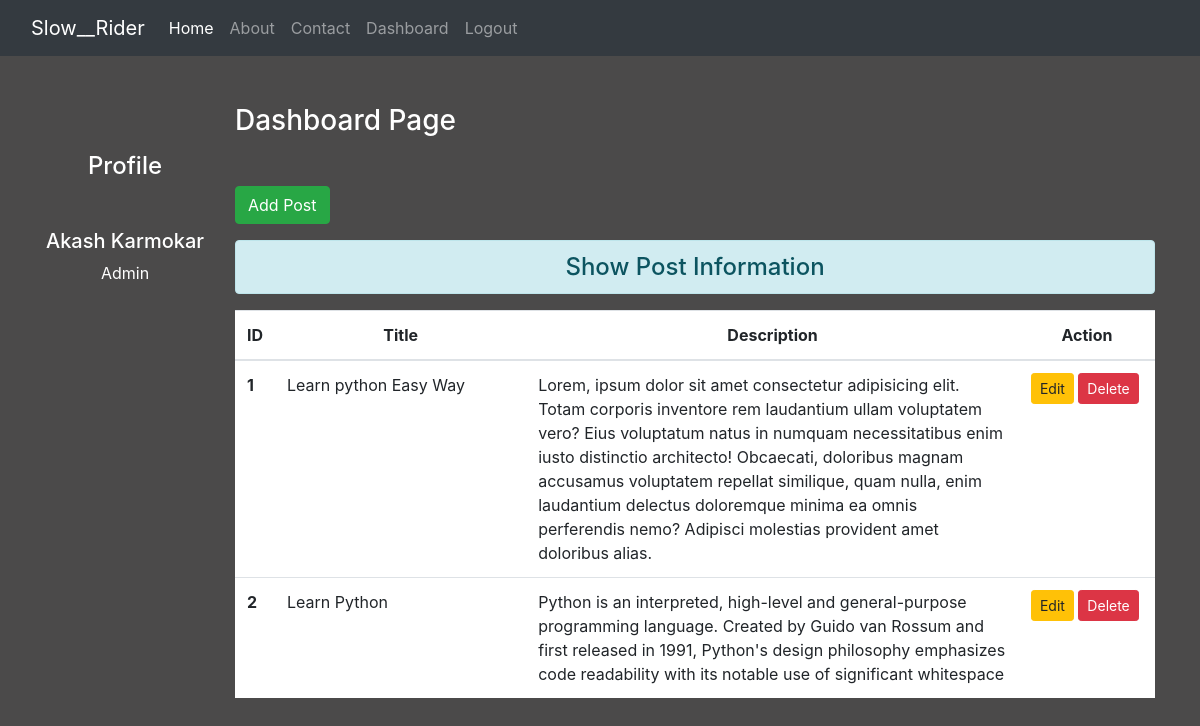
Page /dashboard/ (signed in) on the earlier database version.
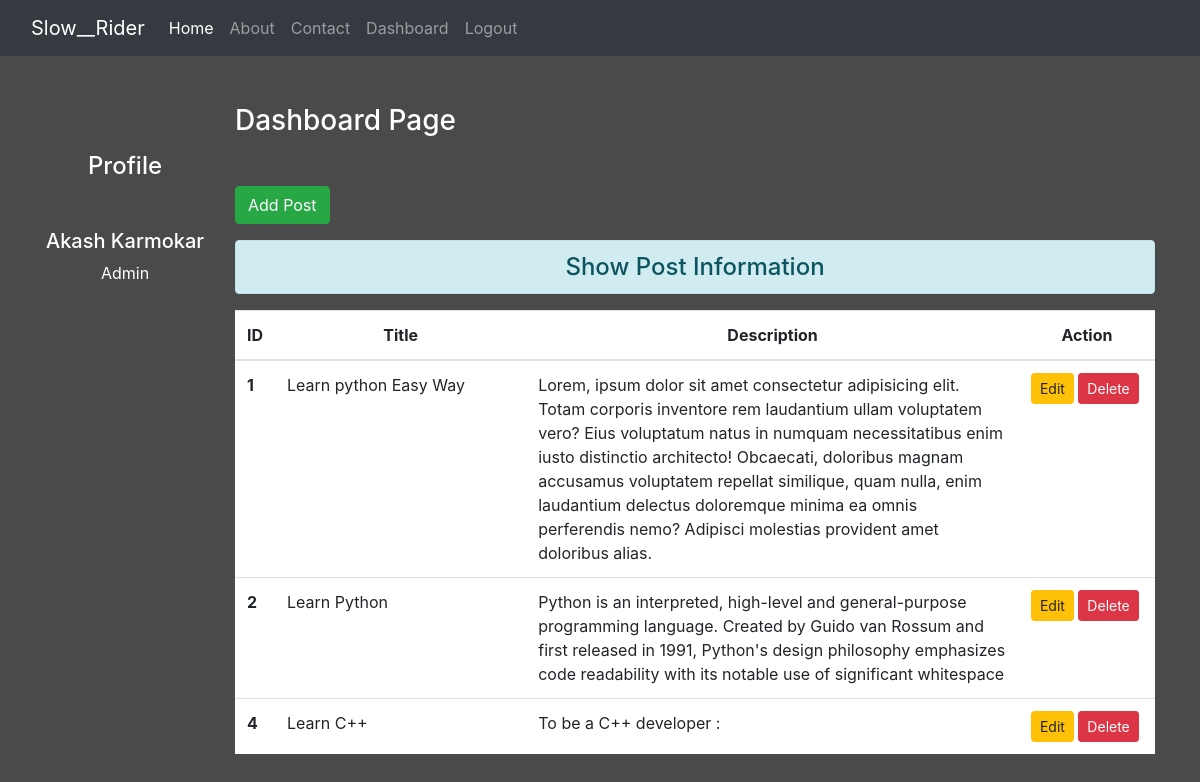
Same page on the later database version.
### blog/models.py (models this page shows)
class Post(models.Model):
    title = models.CharField(max_length=150)
    desc = models.TextField()

### blog/views.py (the view)
# urls.py: path('dashboard/',views.dashboard,name='dashboard'),
def dashboard(request):
    if request.user.is_authenticated:
        posts = Post.objects.all()
        user = request.user
        full_name = user.get_full_name()
        gps = user.groups.all()
        return render(request,'blog/dashboard.html',{'posts':posts,'full_name':full_name,'groups':gps})
    else:
        return HttpResponseRedirect('/user_login/')

### blog/templates/blog/dashboard.html (shortened to what this page needs)
{% extends 'blog/base.html' %}
{% load static % }
{% block msg %}
{% block side %}
    <div class="col-sm-2 text-white my-5 text-center">
        <h4 class="my-5">Profile</h4>
        <h5>{{full_name}}</h5>
        {% for group in groups %}
            <p>{{group.name}}</p>
        {% endfor %}
    </div>
{% endblock side %}
{% block content %}
    <div class="col-sm-10">
        <h3 class="text-white my-5 ">Dashboard Page</h3>
        <a href="{% url 'addpost' %}" class="btn btn-success">Add Post</a>
        <h4 class="text-center alert alert-info mt-3">Show Post Information</h4>
        {% if posts %}
            <table class="table table-hover bg-white">
                <thead>
                    <tr class="text-center">
                        <th scope="col" style="width:2%">ID</th>
                        <th scope="col" style="width:28%">Title</th>
                        <th scope="col" style="width:55%">Description</th>
                        <th scope="col" style="width:15%">Action</th>
                    </tr>
                </thead>
                <tbody>
                    {% for post in posts %}
                        <tr>
                            <th scope="row">{{post.id}}</th>
                            <td>{{post.title}}</td>
                            <td>{{post.desc}}</td>
                            <td>
                                <a href="{% url 'updatepost' post.id %}" class="btn btn-warning btn-sm">Edit</a>
                                {% if perms.blog.delete_post %}
                                    <form action="{% url 'deletepost' post.id %}" method="POST" class="d-inline">{% csrf_token %}
                                        <input type="submit" value="Delete" class="btn btn-danger btn-sm">
                                    </form>
                                {% endif %}
                            </td>
                        </tr>
                    {% endfor %}
                </tbody>
            </table>
        {% else %}
            <h4 class="text-center alert alert-warning">No Records</h4>
        {% endif %}
    </div>
{% endblock content %}

Differences in the rows shown:
added Post: id "4", title "Learn C++", desc "To be a C++ developer :"
